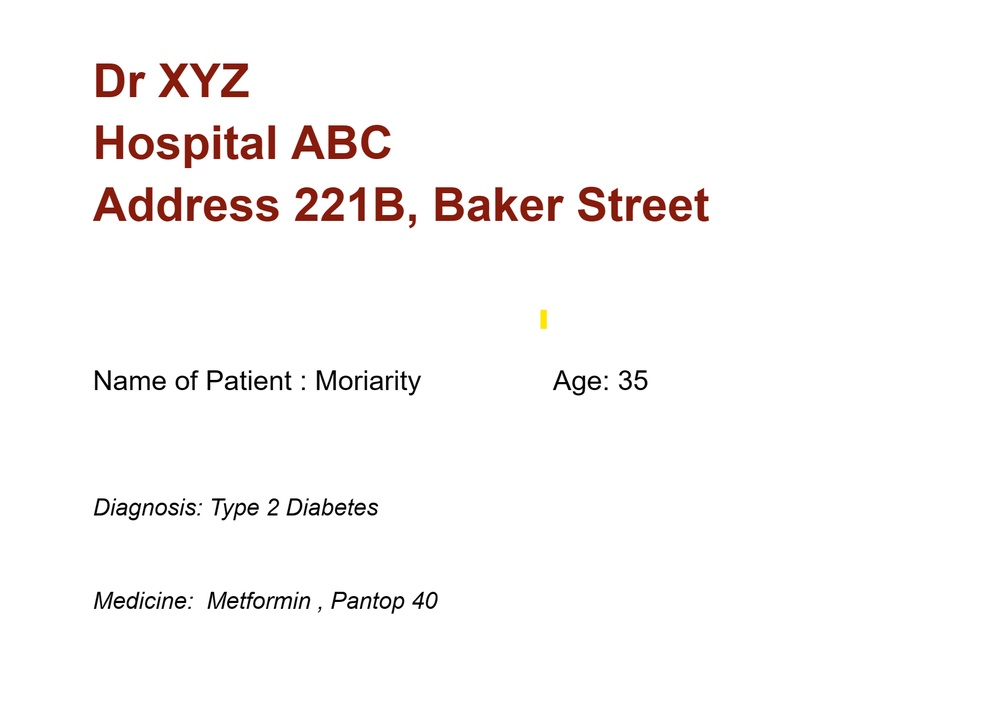
#> input picture image.jpg, 999 x 706 px, shrunk from 1872 x 1323 before the run
$ python -i implement.py   (imports and definitions only)
#> lines starting #> are read from the running program, lines starting #| are printed output that depends on the picture; after the words box and inside, x2 and y2 are one past the last pixel; in counts of white or black regions, pixels touching at a corner belong together
import cv2
import pytesseract
import requests
from bs4 import BeautifulSoup
import re


def image_to_text(image_path):
    # Load the image using OpenCV
#> called with image_path = 'image.jpg'
    image = cv2.imread(image_path)
#> image is the input picture: shape (706, 999, 3); mean B, G, R 247.7, 248.1, 250.2

    # Preprocess the image
    gray = cv2.cvtColor(image, cv2.COLOR_BGR2GRAY)
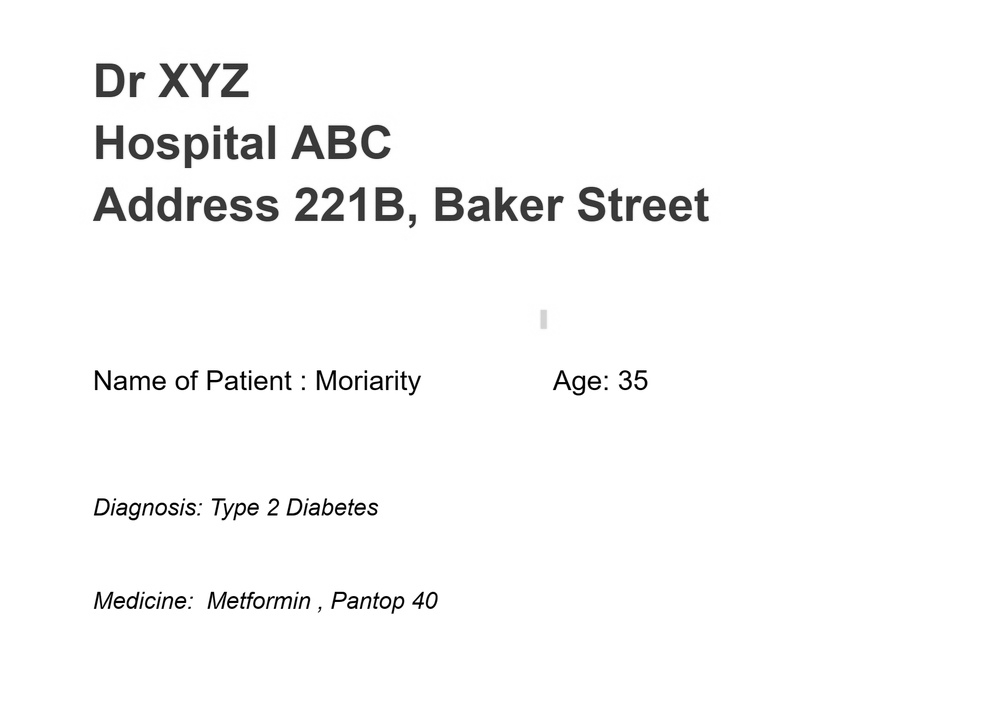
#> gray: shape (706, 999); min 0, max 255, mean 248.7
    thresh = cv2.threshold(gray, 0, 255, cv2.THRESH_BINARY_INV + cv2.THRESH_OTSU)[1]
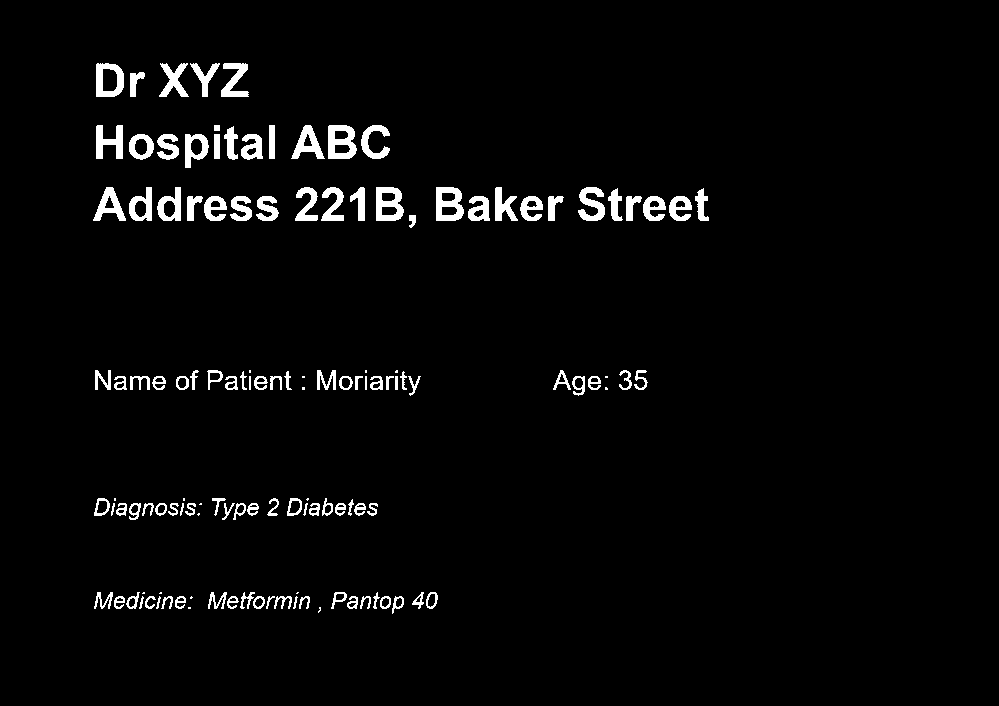
#> thresh: shape (706, 999); 3% white; 131 white regions (18 under 20 px), largest, box (x1, y1, x2, y2) and area: (328, 125, 357, 159) 675, (436, 187, 464, 221) 646, (376, 187, 404, 221) 643

    # Perform OCR using Tesseract
    pytesseract.pytesseract.tesseract_cmd = r'C:\Program Files\Tesseract-OCR\tesseract.exe'
#> (the run stopped early here; a loop or call above may not have finished)
